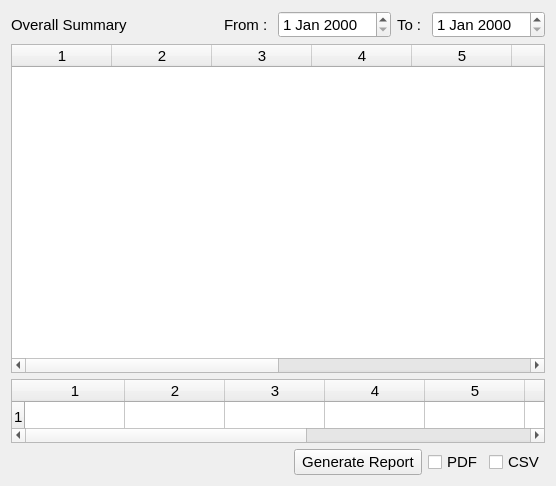
<?xml version="1.0" encoding="UTF-8"?>
<ui version="4.0">
 <class>OverallSalesSummary</class>
 <widget class="QWidget" name="OverallSalesSummary">
  <property name="geometry">
   <rect>
    <x>0</x>
    <y>0</y>
    <width>556</width>
    <height>486</height>
   </rect>
  </property>
  <property name="windowTitle">
   <string>Overall Summary</string>
  </property>
  <layout class="QVBoxLayout" name="verticalLayout">
   <item>
    <layout class="QHBoxLayout" name="horizontalLayout_2">
     <item>
      <widget class="QLabel" name="label">
       <property name="font">
        <font>
         <pointsize>11</pointsize>
        </font>
       </property>
       <property name="text">
        <string>Overall Summary</string>
       </property>
      </widget>
     </item>
     <item>
      <spacer name="horizontalSpacer">
       <property name="orientation">
        <enum>Qt::Horizontal</enum>
       </property>
       <property name="sizeHint" stdset="0">
        <size>
         <width>40</width>
         <height>20</height>
        </size>
       </property>
      </spacer>
     </item>
     <item>
      <widget class="QLabel" name="datelbl">
       <property name="font">
        <font>
         <pointsize>11</pointsize>
        </font>
       </property>
       <property name="text">
        <string>From : </string>
       </property>
      </widget>
     </item>
     <item>
      <widget class="QDateEdit" name="fromDate">
       <property name="font">
        <font>
         <pointsize>11</pointsize>
        </font>
       </property>
      </widget>
     </item>
     <item>
      <widget class="QLabel" name="label_2">
       <property name="font">
        <font>
         <pointsize>11</pointsize>
        </font>
       </property>
       <property name="text">
        <string>To : </string>
       </property>
      </widget>
     </item>
     <item>
      <widget class="QDateEdit" name="toDate">
       <property name="font">
        <font>
         <pointsize>11</pointsize>
        </font>
       </property>
      </widget>
     </item>
    </layout>
   </item>
   <item>
    <widget class="QTableWidget" name="tableWidgetByUser">
     <property name="sizePolicy">
      <sizepolicy hsizetype="Expanding" vsizetype="Expanding">
       <horstretch>0</horstretch>
       <verstretch>0</verstretch>
      </sizepolicy>
     </property>
     <property name="font">
      <font>
       <pointsize>11</pointsize>
       <weight>50</weight>
       <bold>false</bold>
      </font>
     </property>
     <property name="rowCount">
      <number>0</number>
     </property>
     <property name="columnCount">
      <number>10</number>
     </property>
     <attribute name="horizontalHeaderVisible">
      <bool>true</bool>
     </attribute>
     <attribute name="verticalHeaderVisible">
      <bool>true</bool>
     </attribute>
     <column/>
     <column/>
     <column/>
     <column/>
     <column/>
     <column/>
     <column/>
     <column/>
     <column/>
     <column/>
    </widget>
   </item>
   <item>
    <widget class="QTableWidget" name="tableWidgetTotal">
     <property name="sizePolicy">
      <sizepolicy hsizetype="Expanding" vsizetype="Fixed">
       <horstretch>0</horstretch>
       <verstretch>0</verstretch>
      </sizepolicy>
     </property>
     <property name="maximumSize">
      <size>
       <width>16777215</width>
       <height>64</height>
      </size>
     </property>
     <property name="font">
      <font>
       <pointsize>11</pointsize>
       <weight>50</weight>
       <bold>false</bold>
      </font>
     </property>
     <property name="rowCount">
      <number>1</number>
     </property>
     <property name="columnCount">
      <number>9</number>
     </property>
     <attribute name="horizontalHeaderVisible">
      <bool>true</bool>
     </attribute>
     <attribute name="verticalHeaderVisible">
      <bool>true</bool>
     </attribute>
     <row/>
     <column/>
     <column/>
     <column/>
     <column/>
     <column/>
     <column/>
     <column/>
     <column/>
     <column/>
    </widget>
   </item>
   <item>
    <layout class="QHBoxLayout" name="horizontalLayout">
     <item>
      <spacer name="horizontalSpacer_2">
       <property name="orientation">
        <enum>Qt::Horizontal</enum>
       </property>
       <property name="sizeHint" stdset="0">
        <size>
         <width>40</width>
         <height>20</height>
        </size>
       </property>
      </spacer>
     </item>
     <item>
      <widget class="QPushButton" name="generateButton">
       <property name="font">
        <font>
         <pointsize>11</pointsize>
        </font>
       </property>
       <property name="text">
        <string> Generate Report </string>
       </property>
      </widget>
     </item>
     <item>
      <widget class="QCheckBox" name="pdf">
       <property name="font">
        <font>
         <pointsize>11</pointsize>
        </font>
       </property>
       <property name="text">
        <string>PDF</string>
       </property>
      </widget>
     </item>
     <item>
      <widget class="QCheckBox" name="csv">
       <property name="font">
        <font>
         <pointsize>11</pointsize>
        </font>
       </property>
       <property name="text">
        <string>CSV</string>
       </property>
      </widget>
     </item>
    </layout>
   </item>
   <item>
    <spacer name="verticalSpacer">
     <property name="orientation">
      <enum>Qt::Vertical</enum>
     </property>
     <property name="sizeType">
      <enum>QSizePolicy::Minimum</enum>
     </property>
     <property name="sizeHint" stdset="0">
      <size>
       <width>20</width>
       <height>0</height>
      </size>
     </property>
    </spacer>
   </item>
  </layout>
 </widget>
 <resources/>
 <connections/>
</ui>
